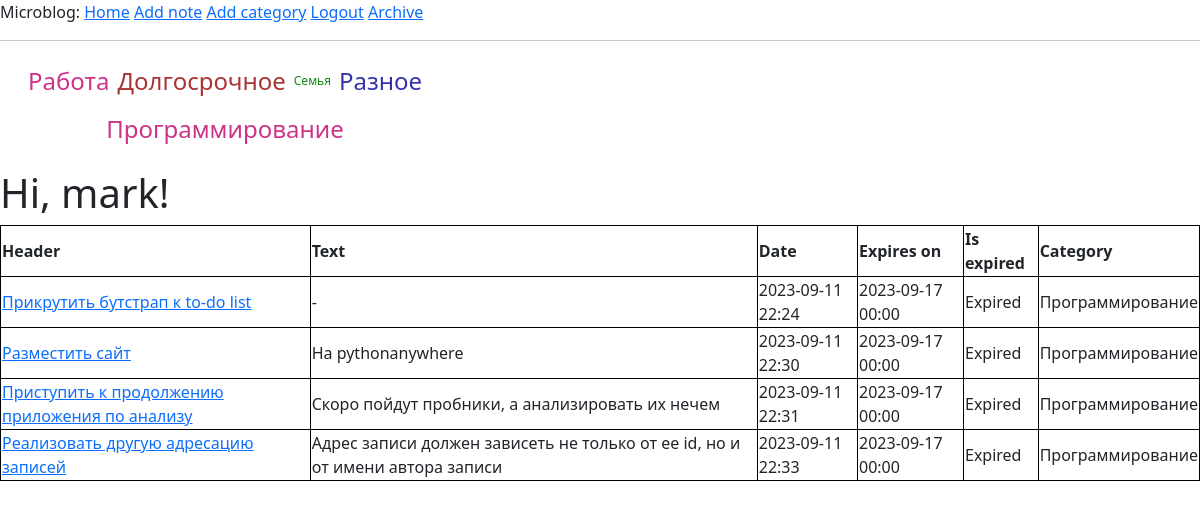
Page /index (signed in) on the committed database.
### app/models.py (models this page shows, shortened)
class Category(db.Model):
    __tablename__ = 'categories'
    id = db.Column(db.Integer(), primary_key=True)
    name = db.Column(db.String(128), index=True)
    notes = db.relationship('Note', backref='category', lazy='dynamic')

class User(UserMixin, db.Model):
    __tablename__ = 'users'
    id = db.Column(db.Integer(), primary_key=True)
    username = db.Column(db.String(64), index=True, unique=True)
    email = db.Column(db.String(120), index=True, unique=True)
    password_hash = db.Column(db.String(128))

class Note(db.Model):
    __tablename__ = 'notes'
    id = db.Column(db.Integer(), primary_key=True)
    user_id = db.Column(db.Integer(), db.ForeignKey('users.id'))
    category_id = db.Column(db.Integer(), db.ForeignKey('categories.id'))
    created_on = db.Column(db.DateTime(), index=True, default=datetime.now)
    expires_on = db.Column(db.Date())
    header = db.Column(db.String(128), index=True)
    text = db.Column(db.String(256))
    is_done = db.Column(db.Boolean(), default=False)
    user = db.relationship('User', backref=db.backref('notes', order_by=id))
    @hybrid_property
    def expired(self):
        if self.expires_on < date.today():
            return True
        return False

### app/routes.py (the view)
@app.route('/')
@app.route('/index')
@login_required
def index():
    user = User.query.filter_by(id=current_user.get_id()).first()
    notes = Note.query.filter_by(user_id=user.id, is_done=False).all()
    categories = Category.query.all()
    return render_template(
        'index.html', title='Home', user=user,
        notes=notes, categories=categories)

### app/models.py (called while the page is built)
@login.user_loader
def load_user(id):
    return User.query.get(int(id))

### app/templates/index.html (shortened to what this page needs)
{% from 'note_body.html' import show_note %}
{% extends "base.html" %}
{% block content %}
<div>
    <ul class="cloud" role="navigation" aria-label="Webdev tag cloud">
        {% for ctg in categories %}
            <li><a data-weight="{{ ctg.notes.count() }}" href="{{ url_for('category', id=ctg.id) }}">{{ ctg.name }}</a></li>
        {% endfor %}
    </ul>
</div>
<h1>Hi, {{ user.username }}!</h1>
    {% include "table_header.html" with context %}
    {% if notes %}
        {% for note in notes %}
            {{ show_note(note) }}
        {% endfor %}
        </table>
    {% endif %}
{% endblock %}

### app/templates/note_body.html
{% macro show_note(note) -%}
<tr>
    <td><a href="{{ url_for('note', id=note.id)}}">{{ note.header }}</a></td>
    <td>{{ note.text }}</td>
    <td>{{ note.created_on.strftime('%Y-%m-%d %H:%M')}}</td>
    <td>{{ note.expires_on.strftime('%Y-%m-%d %H:%M') }}</td>
    <td>
        {% if note.expired %}
        Expired
        {% else %}
        In process
        {% endif %}
    </td>
    <td>{{ note.category.name }}</td>
</tr>
{%- endmacro %}

### app/templates/base.html (shortened to what this page needs)
<!doctype html>
<html>
    <head>
        {{ bootstrap.load_css() }}
    </head>
    <body>
        <div>Microblog:
            <a href="{{ url_for('index') }}">Home</a>
            {% if current_user.is_anonymous %}
            <a href="{{ url_for('login') }}">Login</a>
            {% else %}
            <a href="{{ url_for('post') }}">Add note</a>
            <a href="{{ url_for('add_category') }}">Add category</a>
            <a href="{{ url_for('logout') }}">Logout</a>
            <a href="{{ url_for('archive') }}">Archive</a>
            {% endif %}
        </div>
        <hr>
        <div id="content">{% block content %}{% endblock %}</div>
    </body>
</html>

### app/templates/table_header.html (shortened to what this page needs)
<table style="width:100%">
    <tr>
        <th>Header</th>
        <th>Text</th>
        <th>Date</th>
        <th>Expires on</th>
        <th>Is expired</th>
        <th>Category</th>
    </tr>

### app/templates/index.html (style rules this page uses)
ul.cloud { list-style: none; padding-left: 0; display: flex; flex-wrap: wrap; align-items: center; justify-content: center; line-height: 2.75rem; width: 450px; }
ul.cloud a { --size: 4; --color: #a33; color: var(--color); font-size: calc(var(--size) * 0.25rem + 0.5rem); display: block; padding: 0.125rem 0.25rem; position: relative; text-decoration: none; }
ul.cloud a[data-weight="1"] { --size: 1; }
ul.cloud a[data-weight="4"] { --size: 4; }
ul.cloud li:nth-child(2n+1) a { --color: #181; }
ul.cloud li:nth-child(3n+1) a { --color: #33a; }
ul.cloud li:nth-child(4n+1) a { --color: #c38; }
ul.cloud a::before { content: ""; position: absolute; top: 0; left: 50%; width: 0; height: 100%; background: var(--color); transform: translate(-50%, 0); opacity: 0.15; transition: width 0.25s; }

### app/templates/table_header.html (style rules this page uses)
table, th, td { border:1px solid black; }

### rows in the picture
Category: name "Работа"
Category: name "Долгосрочное"
Category: name "Семья"
Category: name "Разное"
Category: name "Программирование"
User: username "mark"
Note: header "Прикрутить бутстрап к to-do list", text "-", created_on "2023-09-11 22:24", expires_on "2023-09-17 00:00", shows "Expired", category.name "Программирование"
Note: header "Разместить сайт", text "На pythonanywhere", created_on "2023-09-11 22:30", expires_on "2023-09-17 00:00", shows "Expired", category.name "Программирование"
Note: header "Приступить к продолжению приложения по анализу", text "Скоро пойдут пробники, а анализировать их нечем", created_on "2023-09-11 22:31", expires_on "2023-09-17 00:00", shows "Expired", category.name "Программирование"
Note: header "Реализовать другую адресацию записей", text "Адрес записи должен зависеть не только от ее id, но и от имени автора записи", created_on "2023-09-11 22:33", expires_on "2023-09-17 00:00", shows "Expired", category.name "Программирование"
